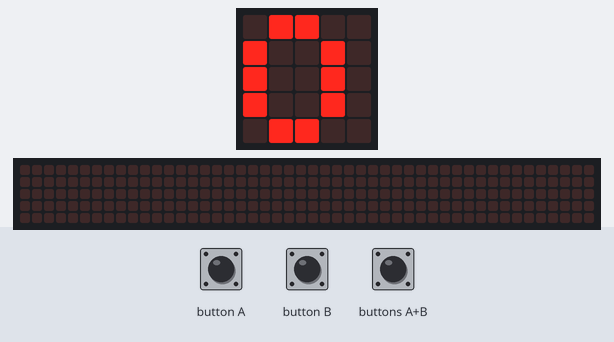
Recording of a program running on a simulated BBC micro:bit (MakeCode). Parts: the board's 5×5 LED display, a strip that is not on the board, showing the scrolling text unrolled. Inputs (shaded band) come from the test bench. The 48×5 strip is a reading aid, not a part: it shows the text the display is scrolling, unrolled, one strip-width of it at a time.

Above: at 1.2 s.
1.3 s: button B pressed for 0.15 s
At 1.92 s:
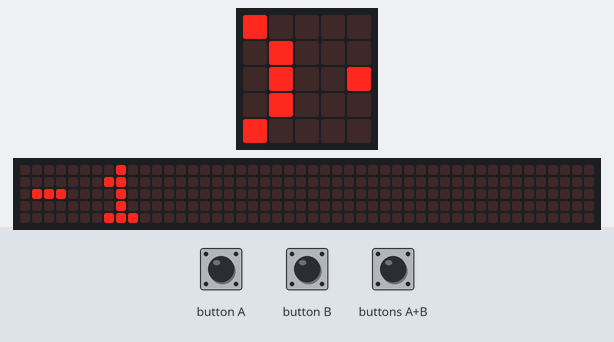
2.0 s: button A pressed for 0.15 s
2.7 s: button A pressed for 0.15 s
3.4 s: buttons A+B pressed for 0.15 s
4.1 s: button B pressed for 0.15 s
At 4.63 s:
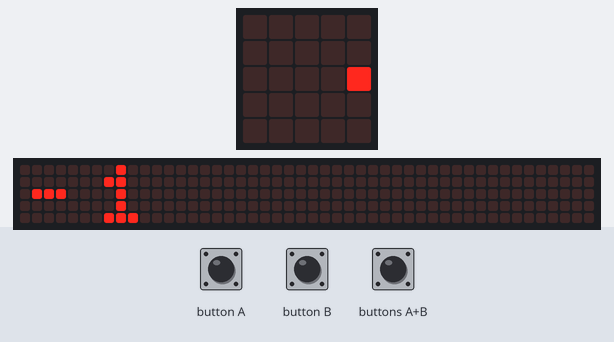
4.8 s: buttons A+B pressed for 1 s
At 7.19 s:
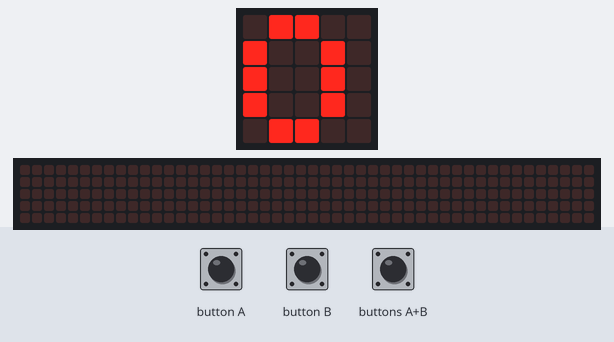
Timing chart, 0 to 7.4 s (numbered marks = the images above; inputs shaded):
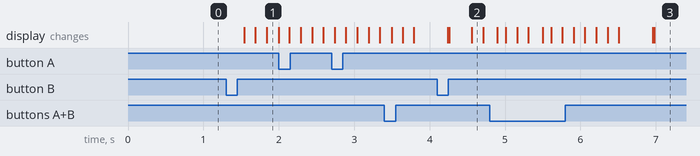

The program:

main.ts
```typescript
let nombre_de_personne = 0
input.onButtonPressed(Button.A, function on_button_pressed_a() {

    if (nombre_de_personne < 21) {
        nombre_de_personne += 1
    } else {
        nombre_de_personne += 0
    }

})
input.onButtonPressed(Button.AB, function on_button_pressed_ab() {

    nombre_de_personne = 0
})
input.onButtonPressed(Button.B, function on_button_pressed_b() {

    nombre_de_personne += -1
})
basic.forever(function on_forever() {

    basic.showNumber(nombre_de_personne)
    if (nombre_de_personne > 20) {
        nombre_de_personne = 20
        while (nombre_de_personne == 20) {
            basic.showLeds(`
                . . . . .
                                . # . # .
                                . . # . .
                                . # . # .
                                . . . . .
            `)
        }
    }

})
```

test.ts
```typescript
// les tests vont ici ; cela ne sera pas compilé si ce paquet est utilisé en tant qu'extension.
```

Measured:
- after the input at 1.3 s, the display: first changes after 0.24 s (image 1 shows a later state)
